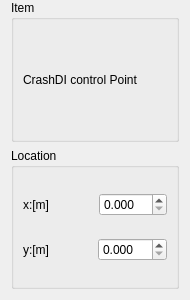
<?xml version="1.0" encoding="UTF-8"?>
<ui version="4.0">
 <class>WidgetCrashDiPosSetting</class>
 <widget class="QWidget" name="WidgetCrashDiPosSetting">
  <property name="geometry">
   <rect>
    <x>0</x>
    <y>0</y>
    <width>190</width>
    <height>300</height>
   </rect>
  </property>
  <property name="windowTitle">
   <string>Form</string>
  </property>
  <layout class="QVBoxLayout" name="verticalLayout_2">
   <property name="topMargin">
    <number>0</number>
   </property>
   <item>
    <widget class="QGroupBox" name="groupBox">
     <property name="title">
      <string>Item</string>
     </property>
     <layout class="QHBoxLayout" name="horizontalLayout">
      <item>
       <widget class="QLabel" name="label_type">
        <property name="text">
         <string>CrashDI control Point</string>
        </property>
       </widget>
      </item>
     </layout>
    </widget>
   </item>
   <item>
    <widget class="QGroupBox" name="groupBox_2">
     <property name="title">
      <string>Location</string>
     </property>
     <layout class="QVBoxLayout" name="verticalLayout">
      <item>
       <layout class="QHBoxLayout" name="horizontalLayout_2">
        <item>
         <widget class="QLabel" name="label_2">
          <property name="minimumSize">
           <size>
            <width>70</width>
            <height>0</height>
           </size>
          </property>
          <property name="text">
           <string>x:[m]</string>
          </property>
         </widget>
        </item>
        <item>
         <widget class="customDoubleSpinBox" name="doubleSpinBox_x">
          <property name="decimals">
           <number>3</number>
          </property>
          <property name="singleStep">
           <double>0.010000000000000</double>
          </property>
         </widget>
        </item>
       </layout>
      </item>
      <item>
       <layout class="QHBoxLayout" name="horizontalLayout_3">
        <item>
         <widget class="QLabel" name="label_3">
          <property name="text">
           <string>y:[m]</string>
          </property>
         </widget>
        </item>
        <item>
         <widget class="customDoubleSpinBox" name="doubleSpinBox_y">
          <property name="decimals">
           <number>3</number>
          </property>
          <property name="singleStep">
           <double>0.010000000000000</double>
          </property>
         </widget>
        </item>
       </layout>
      </item>
     </layout>
    </widget>
   </item>
  </layout>
 </widget>
 <customwidgets>
  <customwidget>
   <class>customDoubleSpinBox</class>
   <extends>QDoubleSpinBox</extends>
   <header>ModelCustomWidget.h</header>
  </customwidget>
 </customwidgets>
 <resources/>
 <connections/>
</ui>
